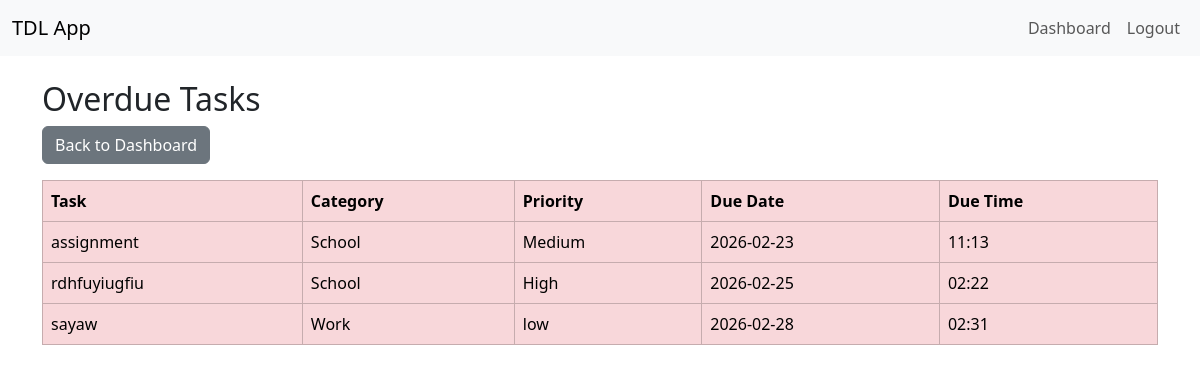
Screenshot of /overdue (signed in) with the database file from the repository.
### tables this page shows
CREATE TABLE tasks(
        id INTEGER PRIMARY KEY AUTOINCREMENT,
        user_id INTEGER,
        name TEXT,
        category TEXT,
        priority TEXT,
        due_date TEXT,
        due_time TEXT,
        status TEXT DEFAULT 'Pending'
    );

### app.py (the view)
@app.route("/overdue")
@login_required
def overdue():
    conn = sqlite3.connect("database.db")
    conn.row_factory = sqlite3.Row
    tasks = conn.execute("""
        SELECT * FROM tasks
        WHERE user_id=? AND status='Pending'
    """, (current_user.id,)).fetchall()
    conn.close()
    overdue_tasks = []
    now = datetime.now()
    for task in tasks:
        task_datetime = datetime.strptime(
            task["due_date"] + " " + task["due_time"],
            "%Y-%m-%d %H:%M"
        )
        if task_datetime < now:
            overdue_tasks.append(task)
    return render_template("overdue.html", tasks=overdue_tasks)

### app.py (called while the page is built)
@login_manager.user_loader
def load_user(user_id):
    return User(user_id)

### templates/overdue.html (shortened to what this page needs)
{% extends "base.html" %}
{% block content %}
<h2>Overdue Tasks</h2>
<a href="{{ url_for('dashboard') }}" class="btn btn-secondary mb-3">Back to Dashboard</a>
<table class="table table-bordered table-danger">
<tr>
    <th>Task</th>
    <th>Category</th>
    <th>Priority</th>
    <th>Due Date</th>
    <th>Due Time</th>
</tr>
{% for task in tasks %}
<tr>
    <td>{{ task.name }}</td>
    <td>{{ task.category }}</td>
    <td>{{ task.priority }}</td>
    <td>{{ task.due_date }}</td>
    <td>{{ task.due_time }}</td>
</tr>
{% endfor %}
</table>
{% endblock %}

### rows the page displays
tasks: name "assignment", category "School", priority "Medium", due_date "2026-02-23", due_time "11:13"
tasks: name "rdhfuyiugfiu", category "School", priority "High", due_date "2026-02-25", due_time "02:22"
tasks: name "sayaw", category "Work", priority "low", due_date "2026-02-28", due_time "02:31"
